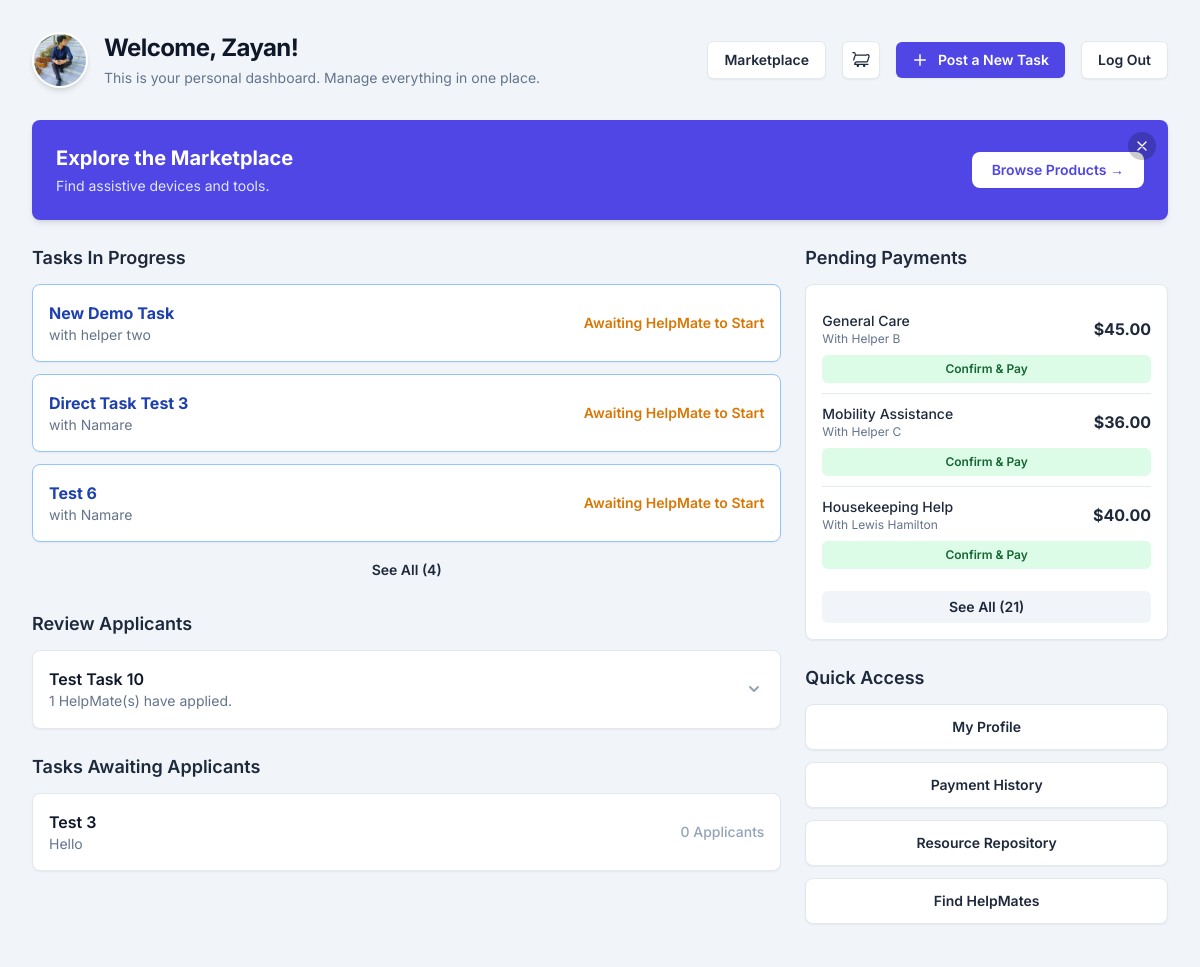
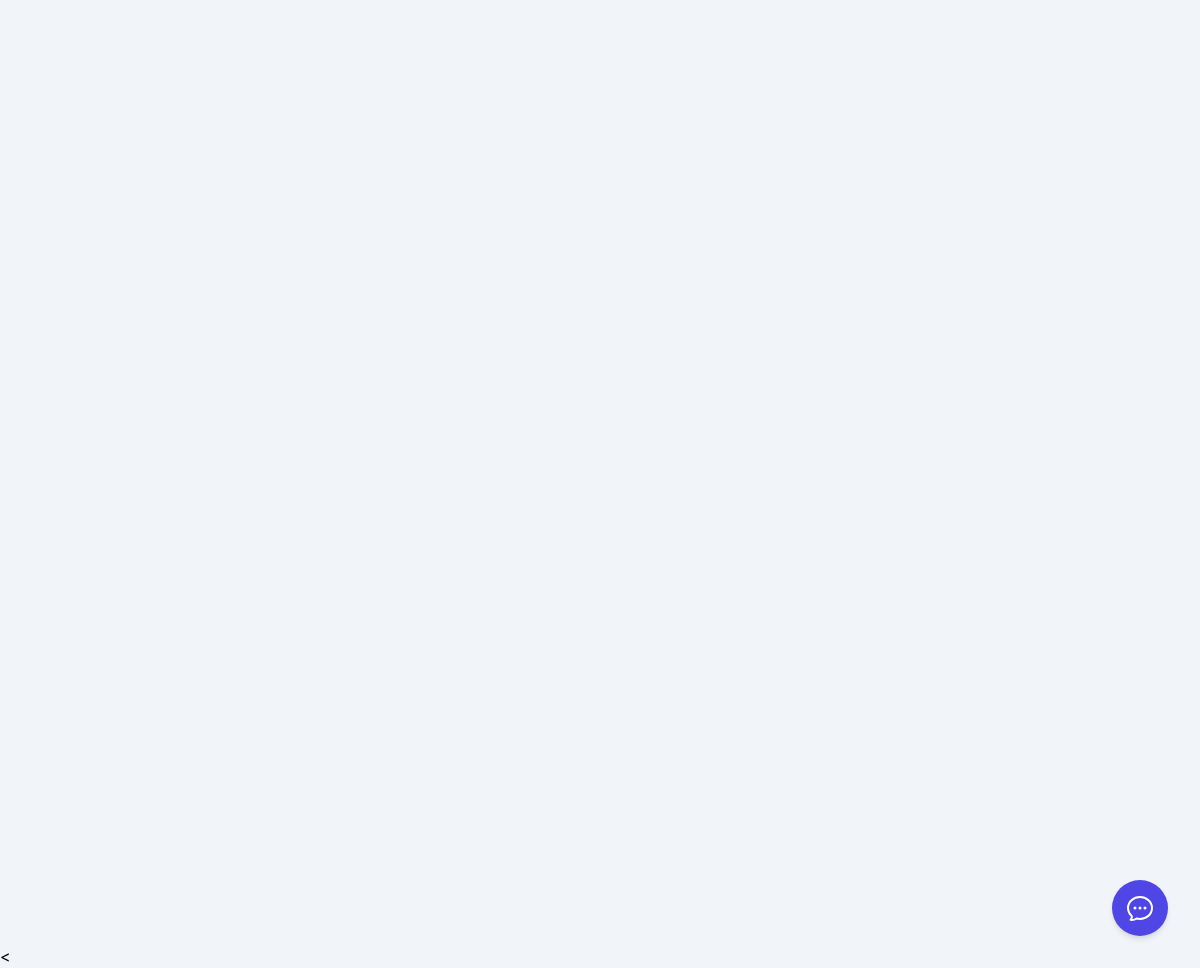
The page /userdashboard.php (signed in) on the database its author committed (2 pictures, top to bottom).
### tables this page shows
CREATE TABLE `users` (
  `user_id` int NOT NULL AUTO_INCREMENT,
  `name` varchar(255) NOT NULL,
  `email` varchar(255) NOT NULL,
  `profile_photo` text,
  `password_hash` varchar(255) NOT NULL,
  `phone_number` varchar(15) DEFAULT NULL,
  `address` text,
  `user_type` enum('disabled_individual','family_member','caretaker') NOT NULL,
  `created_at` timestamp NULL DEFAULT CURRENT_TIMESTAMP,
  `updated_at` timestamp NULL DEFAULT CURRENT_TIMESTAMP ON UPDATE CURRENT_TIMESTAMP,
  `verification_status` enum('pending','verified','rejected') DEFAULT 'pending',
  `verified_by` int DEFAULT NULL,
  `status` enum('active','suspended','deactivated') DEFAULT 'active',
  PRIMARY KEY (`user_id`),
  UNIQUE KEY `email` (`email`),
  KEY `verified_by` (`verified_by`),
  CONSTRAINT `users_ibfk_1` FOREIGN KEY (`verified_by`) REFERENCES `admins` (`admin_id`)
);

CREATE TABLE `hiring_records` (
  `hiring_id` int NOT NULL AUTO_INCREMENT,
  `user_id` int NOT NULL,
  `helper_id` int NOT NULL,
  `task_id` int DEFAULT NULL,
  `start_time` datetime DEFAULT NULL,
  `end_time` datetime DEFAULT NULL,
  `hourly_rate` decimal(10,2) NOT NULL,
  `user_confirmation` enum('pending','confirmed','disputed') DEFAULT 'pending',
  `helper_confirmation` enum('pending','confirmed','disputed') DEFAULT 'pending',
  `created_at` timestamp NULL DEFAULT CURRENT_TIMESTAMP,
  `status` enum('pending','in_progress','completed','disputed') DEFAULT 'pending',
  `chat_enabled` tinyint(1) NOT NULL DEFAULT '0',
  `logged_hours` decimal(10,3) GENERATED ALWAYS AS ((timestampdiff(SECOND,`start_time`,`end_time`) / 3600)) STORED,
  PRIMARY KEY (`hiring_id`),
  KEY `user_id` (`user_id`),
  KEY `helper_id` (`helper_id`),
  KEY `task_id` (`task_id`),
  CONSTRAINT `hiring_records_ibfk_1` FOREIGN KEY (`user_id`) REFERENCES `users` (`user_id`),
  CONSTRAINT `hiring_records_ibfk_2` FOREIGN KEY (`helper_id`) REFERENCES `helpers` (`helper_id`),
  CONSTRAINT `hiring_records_ibfk_3` FOREIGN KEY (`task_id`) REFERENCES `tasks` (`task_id`)
);

CREATE TABLE `tasks` (
  `task_id` int NOT NULL AUTO_INCREMENT,
  `title` varchar(255) NOT NULL,
  `description` text,
  `skill_required` text,
  `hourly_rate` decimal(10,2) DEFAULT NULL,
  `urgency` varchar(6) DEFAULT NULL,
  `created_at` timestamp NULL DEFAULT CURRENT_TIMESTAMP,
  `updated_at` timestamp NULL DEFAULT CURRENT_TIMESTAMP ON UPDATE CURRENT_TIMESTAMP,
  `user_id` int DEFAULT NULL,
  `status` enum('open','in_progress','completed') NOT NULL DEFAULT 'open',
  PRIMARY KEY (`task_id`),
  KEY `fk_tasks_user_id` (`user_id`),
  CONSTRAINT `fk_tasks_user_id` FOREIGN KEY (`user_id`) REFERENCES `users` (`user_id`) ON DELETE CASCADE ON UPDATE CASCADE
);

CREATE TABLE `helpers` (
  `helper_id` int NOT NULL AUTO_INCREMENT,
  `name` varchar(255) NOT NULL,
  `email` varchar(255) NOT NULL,
  `password_hash` varchar(255) NOT NULL,
  `phone_number` varchar(15) DEFAULT NULL,
  `address` text,
  `skills` text,
  `rating` decimal(3,2) DEFAULT '0.00',
  `profile_photo` text,
  `created_at` timestamp NULL DEFAULT CURRENT_TIMESTAMP,
  `updated_at` timestamp NULL DEFAULT CURRENT_TIMESTAMP ON UPDATE CURRENT_TIMESTAMP,
  `verification_status` enum('pending','verified','rejected') DEFAULT 'pending',
  `verified_by` int DEFAULT NULL,
  `status` enum('active','suspended','deactivated') DEFAULT 'active',
  PRIMARY KEY (`helper_id`),
  UNIQUE KEY `email` (`email`),
  KEY `verified_by` (`verified_by`),
  CONSTRAINT `helpers_ibfk_1` FOREIGN KEY (`verified_by`) REFERENCES `admins` (`admin_id`)
);

### userdashboard.php (the view, shortened to what the rows shown need)
<?php
include 'dbconnect.php';
$user_id = $_SESSION['user_id'];
$user_stmt = $conn->prepare(
    "SELECT name, profile_photo FROM users WHERE user_id = ?"
);
$user_stmt->bind_param("i", $user_id);
$user_stmt->execute();
$user_result   = $user_stmt->get_result()->fetch_assoc();
$user_name     = $user_result['name']          ?? 'User';
$profile_photo = $user_result['profile_photo'] ?? 'img/default-avatar.png';
$inprogress_sql = "
    SELECT  t.task_id,
            t.title,
            h.name                 AS helpmate_name,
            hr.start_time,
            UNIX_TIMESTAMP(hr.start_time) AS start_timestamp
    FROM    hiring_records hr
    JOIN    tasks   t ON hr.task_id   = t.task_id
    JOIN    helpers h ON hr.helper_id = h.helper_id
    WHERE   hr.user_id = ?
      AND   hr.status  = 'in_progress'
    ORDER BY hr.start_time DESC
";
$inprogress_stmt = $conn->prepare($inprogress_sql);
$inprogress_stmt->bind_param("i", $user_id);
$inprogress_stmt->execute();
$in_progress_tasks = $inprogress_stmt->get_result()->fetch_all(MYSQLI_ASSOC);
$display_in_progress   = array_slice($in_progress_tasks, 0, 3);
$tasks_sql = "
    SELECT  t.task_id, t.title, t.description, t.created_at,
            COUNT(a.application_id) AS applicant_count
    FROM    tasks t
    JOIN    applications a
           ON t.task_id = a.task_id
          AND a.status  = 'pending'
    WHERE   t.user_id = ?
      AND   t.status  = 'open'
    GROUP BY t.task_id
    ORDER BY t.created_at DESC
";
$tasks_stmt = $conn->prepare($tasks_sql);
$tasks_stmt->bind_param("i", $user_id);
$tasks_stmt->execute();
$tasks_with_applicants = $tasks_stmt->get_result()->fetch_all(MYSQLI_ASSOC);
foreach ($tasks_with_applicants as $k => $task) {
    if ($task['applicant_count'] > 0) {
        $app_sql = "
            SELECT  h.helper_id, h.name, h.rating, h.profile_photo
            FROM    applications a
            JOIN    helpers h ON a.helper_id = h.helper_id
            WHERE   a.task_id = ?
              AND   a.status  = 'pending'
        ";
        $app_stmt = $conn->prepare($app_sql);
        $app_stmt->bind_param("i", $task['task_id']);
        $app_stmt->execute();
        $tasks_with_applicants[$k]['applicants'] =
            $app_stmt->get_result()->fetch_all(MYSQLI_ASSOC);
    } else {
        $tasks_with_applicants[$k]['applicants'] = [];
    }
}
$open_sql = "
    SELECT  t.task_id, t.title, t.description, t.created_at
    FROM    tasks t
    LEFT JOIN applications a ON t.task_id = a.task_id
    WHERE   t.user_id = ?
      AND   t.status  = 'open'
      AND   a.application_id IS NULL
    ORDER BY t.created_at DESC
";
$open_stmt = $conn->prepare($open_sql);
$open_stmt->bind_param("i", $user_id);
$open_stmt->execute();
$open_tasks = $open_stmt->get_result()->fetch_all(MYSQLI_ASSOC);
$pay_sql = "
    SELECT  hr.hiring_id,
            (hr.logged_hours * hr.hourly_rate) AS payable_amount,
            h.name  AS helpmate_name,
            t.title AS task_title
    FROM    hiring_records hr
    JOIN    helpers h ON hr.helper_id = h.helper_id
    JOIN    tasks   t ON hr.task_id   = t.task_id
    WHERE   hr.user_id = ?
      AND   hr.status  = 'completed'
      AND   hr.user_confirmation = 'pending'
";
$pay_stmt = $conn->prepare($pay_sql);
$pay_stmt->bind_param("i", $user_id);
$pay_stmt->execute();
$pending_payments       = $pay_stmt->get_result()->fetch_all(MYSQLI_ASSOC);
$pay_sql = "
    SELECT  hr.hiring_id,
            (hr.logged_hours * hr.hourly_rate) AS payable_amount,
            h.name  AS helpmate_name,
            t.title AS task_title
    FROM    hiring_records hr
    JOIN    helpers h ON hr.helper_id = h.helper_id
    JOIN    tasks   t ON hr.task_id   = t.task_id
    WHERE   hr.user_id = ?
      AND   hr.status  = 'completed'
      AND   hr.user_confirmation = 'pending'
";
$pay_stmt = $conn->prepare($pay_sql);
$pay_stmt->bind_param("i", $user_id);
$pay_stmt->execute();
$pending_payments       = $pay_stmt->get_result()->fetch_all(MYSQLI_ASSOC);
$display_pending_payments = array_slice($pending_payments, 0, 3);
?>
<!DOCTYPE html>
<html lang="en">
<head>
<script src="https://cdn.tailwindcss.com"></script>
</head>
<body class="bg-slate-100">
<div class="max-w-7xl mx-auto p-4 sm:p-6 lg:p-8">
<header class="fade-in-up mb-8">
  <div class="flex flex-wrap items-center justify-between gap-4">
      <div class="flex items-center gap-4">
          <img src="<?=htmlspecialchars($profile_photo)?>" alt="Profile" class="h-14 w-14 rounded-full object-cover border-2 border-white shadow-md">
          <div>
              <h1 class="text-2xl font-bold tracking-tight text-slate-900">Welcome, <?=htmlspecialchars($user_name)?>!</h1>
              <p class="mt-1 text-sm text-slate-500">This is your personal dashboard. Manage everything in one place.</p>
          </div>
      </div>
  </div>
</header>
<section id="marketplace-banner" class="fade-in-up mb-6 relative" style="transition-delay:50ms;">
    <div class="bg-indigo-600 rounded-lg shadow-md overflow-hidden">
        <div class="p-6 flex flex-col sm:flex-row items-center justify-between gap-4">
            <div class="text-white">
                <h2 class="text-xl font-bold">Explore the Marketplace</h2>
            </div>
        </div>
    </div>
</section>
<div class="grid grid-cols-1 lg:grid-cols-3 gap-6">
<main class="lg:col-span-2 space-y-6">
  <section class="fade-in-up" style="transition-delay:100ms;">
    <h2 class="text-lg font-semibold text-slate-800 mb-3">Tasks In Progress</h2>
    <?php if (empty($display_in_progress)): ?>
      <div class="text-center bg-white p-8 rounded-lg border border-dashed border-slate-300">
        <h3 class="mt-2 text-sm font-semibold text-gray-900">No Active Jobs</h3>
        <p class="mt-1 text-sm text-gray-500">Jobs that are currently in progress will appear here.</p>
      </div>
    <?php else: ?>
      <div class="space-y-3">
        <?php foreach ($display_in_progress as $job): ?>
        <div class="bg-white p-4 rounded-lg border border-blue-300 shadow-sm">
          <div class="flex justify-between items-center">
              <div>
                  <h3 class="font-bold text-blue-800"><?=htmlspecialchars($job['title'])?></h3>
                  <p class="text-sm text-slate-500">with <?=htmlspecialchars($job['helpmate_name'])?></p>
              </div>
              <?php if ($job['start_time']): ?>
              <div class="text-right">
                  <p class="text-xs text-green-600 font-semibold">Work In Progress</p>
                  <p class="font-mono text-sm text-slate-700"
                     data-start-timestamp="<?=$job['start_timestamp']?>">00:00:00</p>
              </div>
              <?php else: ?>
              <p class="text-sm font-semibold text-amber-600">Awaiting HelpMate to Start</p>
              <?php endif; ?>
          </div>
        </div>
        <?php endforeach; ?>
      </div>
    <?php endif; ?>
  </section>
  <section class="fade-in-up" style="transition-delay:200ms;">
    <h2 class="text-lg font-semibold text-slate-800 mb-3">Review Applicants</h2>
    <?php if (empty($tasks_with_applicants)): ?>
      <div class="text-center bg-white p-8 rounded-lg border border-dashed border-slate-300">
        <svg class="mx-auto h-10 w-10 text-gray-400" fill="none" viewBox="0 0 24 24" stroke="currentColor"><path stroke-linecap="round" stroke-linejoin="round" stroke-width="2" d="M12 8v4l3 3m6-3a9 9 0 11-18 0 9 9 0 0118 0z"/></svg>
        <h3 class="mt-2 text-sm font-semibold text-gray-900">No Applicants Yet</h3>
        <p class="mt-1 text-sm text-gray-500">When HelpMates apply to your open tasks, they will appear here.</p>
      </div>
    <?php else: ?>
      <div class="space-y-4">
        <?php foreach ($tasks_with_applicants as $task): ?>
        <div class="bg-white rounded-lg border border-slate-200 shadow-sm">
          <div class="p-4 flex justify-between items-center cursor-pointer"
               data-toggle="applicants-<?=$task['task_id']?>">
              <div>
                  <h3 class="font-semibold text-slate-900"><?=htmlspecialchars($task['title'])?></h3>
                  <p class="text-sm text-slate-500"><?=$task['applicant_count']?> HelpMate(s) have applied.</p>
              </div>
              <svg class="w-5 h-5 text-slate-400 transition-transform"
                   xmlns="http://www.w3.org/2000/svg" viewBox="0 0 20 20" fill="currentColor">
                <path fill-rule="evenodd" d="M5.293 7.293a1 1 0 011.414 0L10 10.586l3.293-3.293a1 1 0 111.414 1.414l-4 4a1 1 0 01-1.414 0l-4-4a1 1 0 010-1.414z" clip-rule="evenodd"/>
              </svg>
          </div>
        </div>
        <?php endforeach; ?>
      </div>
    <?php endif; ?>
  </section>
  <section class="fade-in-up" style="transition-delay:300ms;">
    <h2 class="text-lg font-semibold text-slate-800 mb-3">Tasks Awaiting Applicants</h2>
    <?php if (empty($open_tasks)): ?>
      <div class="text-center bg-white p-8 rounded-lg border border-dashed border-slate-300">
        <svg class="mx-auto h-10 w-10 text-gray-400" fill="none" viewBox="0 0 24 24" stroke="currentColor"><path stroke-linecap="round" stroke-linejoin="round" stroke-width="2" d="M9 12l2 2 4-4m6 2a9 9 0 11-18 0 9 9 0 0118 0z"/></svg>
        <h3 class="mt-2 text-sm font-semibold text-gray-900">All Tasks Have Applicants</h3>
        <p class="mt-1 text-sm text-gray-500">Review the applications above to proceed.</p>
      </div>
    <?php else: ?>
      <div class="space-y-3">
        <?php foreach ($open_tasks as $task): ?>
        <div class="bg-white p-4 rounded-lg border border-slate-200 shadow-sm flex justify-between items-center">
          <div>
              <h3 class="font-semibold text-slate-900"><?=htmlspecialchars($task['title'])?></h3>
              <p class="text-sm text-slate-500 truncate max-w-md"><?=htmlspecialchars($task['description'])?></p>
          </div>
          <span class="text-sm font-medium text-slate-400">0 Applicants</span>
        </div>
        <?php endforeach; ?>
      </div>
    <?php endif; ?>
  </section>
</main>
<aside class="space-y-6">
  <section class="fade-in-up" style="transition-delay:400ms;">
    <h2 class="text-lg font-semibold text-slate-800 mb-3">Pending Payments</h2>
    <div class="bg-white p-4 rounded-lg border border-slate-200 shadow-sm">
      <?php if (empty($pending_payments)): ?>
        <p class="text-sm text-slate-500 text-center py-3">You have no payments awaiting confirmation.</p>
      <?php else: ?>
        <ul class="divide-y divide-slate-200">
          <?php foreach ($display_pending_payments as $pay): ?>
          <li class="py-2.5">
            <div class="flex justify-between items-center">
                <div>
                    <p class="font-medium text-sm text-slate-800"><?=htmlspecialchars($pay['task_title'])?></p>
                    <p class="text-xs text-slate-500">With <?=htmlspecialchars($pay['helpmate_name'])?></p>
                </div>
                <p class="font-bold text-slate-800">$<?=number_format($pay['payable_amount'],2)?></p>
            </div>
            <a href="confirm_payment.php?hiring_id=<?=$pay['hiring_id']?>"
               class="mt-2 w-full text-center block bg-green-100 text-green-800 text-xs font-semibold py-1.5 rounded-md hover:bg-green-200">Confirm &amp; Pay</a>
          </li>
          <?php endforeach; ?>
        </ul>
      <?php endif; ?>
    </div>
  </section>
  <section class="fade-in-up" style="transition-delay:500ms;">
    <h2 class="text-lg font-semibold text-slate-800 mb-3">Quick Access</h2>
  </section>
</aside>
</div>
</div>
</body>
</html>

### rows shown on the page
users: profile_photo (picture), name "Zayan"
hiring_records: task.title "New Demo Task", helper.name "helper two", shows "Awaiting HelpMate to Start"
hiring_records: task.title "Direct Task Test 3", helper.name "Namare", shows "Awaiting HelpMate to Start"
hiring_records: task.title "Test 6", helper.name "Namare", shows "Awaiting HelpMate to Start"
tasks: title "Test Task 10", applicant_count "1"
tasks: title "Test 3", description "Hello"
hiring_records: task.title "General Care", helper.name "Helper B", payable_amount "45.00"
hiring_records: task.title "Mobility Assistance", helper.name "Helper C", payable_amount "36.00"
hiring_records: task.title "Housekeeping Help", helper.name "Lewis Hamilton", payable_amount "40.00"

### other values the page prints
$total_in_progress "4"
$total_pending_payments "21"
